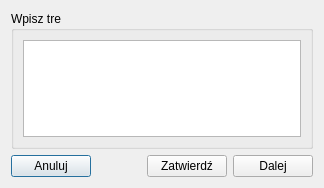
<?xml version="1.0" encoding="UTF-8"?>
<ui version="4.0">
 <class>Dialog</class>
 <widget class="QDialog" name="Dialog">
  <property name="geometry">
   <rect>
    <x>0</x>
    <y>0</y>
    <width>324</width>
    <height>188</height>
   </rect>
  </property>
  <property name="windowTitle">
   <string>Wybór kategorii pytania</string>
  </property>
  <layout class="QGridLayout" name="gridLayout_2">
   <item row="1" column="0" colspan="4">
    <widget class="QGroupBox" name="groupBox">
     <property name="title">
      <string>Wpisz tre</string>
     </property>
     <layout class="QGridLayout" name="gridLayout">
      <item row="0" column="0">
       <widget class="QTextEdit" name="textEdit"/>
      </item>
     </layout>
    </widget>
   </item>
   <item row="2" column="0">
    <widget class="QPushButton" name="pushButton">
     <property name="text">
      <string>Anuluj</string>
     </property>
    </widget>
   </item>
   <item row="2" column="3">
    <widget class="QPushButton" name="pushButton_2">
     <property name="text">
      <string>Dalej</string>
     </property>
    </widget>
   </item>
   <item row="2" column="2">
    <widget class="QPushButton" name="pushButton_3">
     <property name="text">
      <string>Zatwierdź</string>
     </property>
    </widget>
   </item>
  </layout>
 </widget>
 <resources/>
 <connections/>
</ui>
